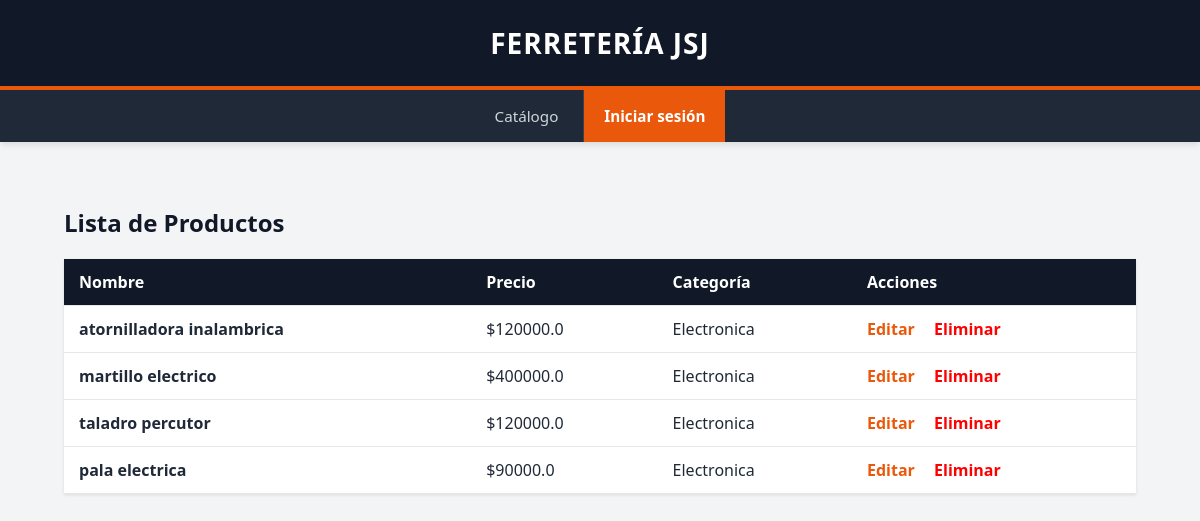
Screenshot of /lista_productos with the database file from the repository.
### db.py (models this page shows)
class Producto(Base):
    __tablename__ = "producto"
    id_producto = Column(Integer, primary_key=True, autoincrement=True)
    nombre = Column(String, nullable=False)
    precio = Column(Float, nullable=False)
    stock = Column(Integer, nullable=False)
    activo = Column(Boolean, default=True)
    fk_id_categoria = Column(Integer, ForeignKey("categoria.id_categoria"), nullable=False)
    categoria = relationship("Categoria")

class Categoria(Base):
    __tablename__ = "categoria"
    id_categoria = Column(Integer, primary_key=True, autoincrement=True)
    nombre = Column(String, unique=True, nullable=False)

### app.py (the view)
@app.route("/lista_productos")
def verListaProductos():
    return mostrarListaProducto()

### producto.py (called while the page is built)
def mostrarListaProducto():
    db_cursor = Session()
    try:
     productos = db_cursor.query(Producto).filter_by(activo=True).all()
     categorias = db_cursor.query(Categoria).all()
     return render_template("lista_productos.html", productos=productos, categorias=categorias)
    finally:
        db_cursor.close()

### templates/lista_productos.html (shortened to what this page needs)
{% extends "base.html" %}
{% block content %}
<div class="ventas-container">
    <h2 style="margin-top: 0; color: var(--hw-dark);">Lista de Productos</h2>
    <table class="ventas-table">
        <thead>
            <tr>
                <th>Nombre</th>
                <th>Precio</th>
                <th>Categoría</th>
                <th>Acciones</th>
            </tr>
        </thead>
        <tbody>
            {% for pro in productos %}
            <tr>
                <td style="font-weight: bold;">{{pro.nombre}}</td>
                <td>${{pro.precio}}</td>
                <td>{{pro.categoria.nombre}}</td>
                <td>
                    <a href="{{url_for('modificarProducto', id_producto=pro.id_producto)}}" class="ventas-link" style="margin-right: 15px;">Editar</a>
                    <a href="{{url_for('borrarProducto', id_producto=pro.id_producto)}}" onclick="return confirm('¿Estás seguro que desea eliminar este producto?')" style="color: red; font-weight: bold; text-decoration: none;">Eliminar</a>
                </td>
            </tr>
            {% else %}
            <tr>
                <td colspan="4" style="text-align: center; color: gray; font-style: italic; padding: 20px;">No hay productos registrados.</td>
            </tr>
            {% endfor %}
        </tbody>
    </table>
</div>
{% endblock %}

### static/css/index.css (style rules this page uses)
:root { --hw-dark: #111827; --hw-gray: #1f2937; --hw-border: #374151; --hw-light: #f3f4f6; --hw-white: #ffffff; --hw-orange: #ea580c; --hw-orange-hover: #c2410c; --hw-yellow: #eab308; }
body { margin: 0; font-family: system-ui, -apple-system, sans-serif; background-color: var(--hw-light); color: var(--hw-gray); }

### static/css/ventas.css (style rules this page uses)
.ventas-container { padding: 2rem; }
.ventas-table { width: 100%; border-collapse: collapse; margin-top: 1rem; background-color: var(--hw-white, #ffffff); box-shadow: 0 1px 3px rgba(0, 0, 0, 0.1); }
.ventas-table th, .ventas-table td { padding: 12px 15px; text-align: left; border-bottom: 1px solid #e5e7eb; }
.ventas-table th { background-color: var(--hw-dark, #111827); color: var(--hw-white, #ffffff); font-weight: 600; }
.ventas-link { color: var(--hw-orange, #ea580c); text-decoration: none; font-weight: bold; }

### rows the page displays
Producto: nombre "atornilladora inalambrica", precio "120000.0", categoria.nombre "Electronica"
Producto: nombre "martillo electrico", precio "400000.0", categoria.nombre "Electronica"
Producto: nombre "taladro percutor", precio "120000.0", categoria.nombre "Electronica"
Producto: nombre "pala electrica", precio "90000.0", categoria.nombre "Electronica"
